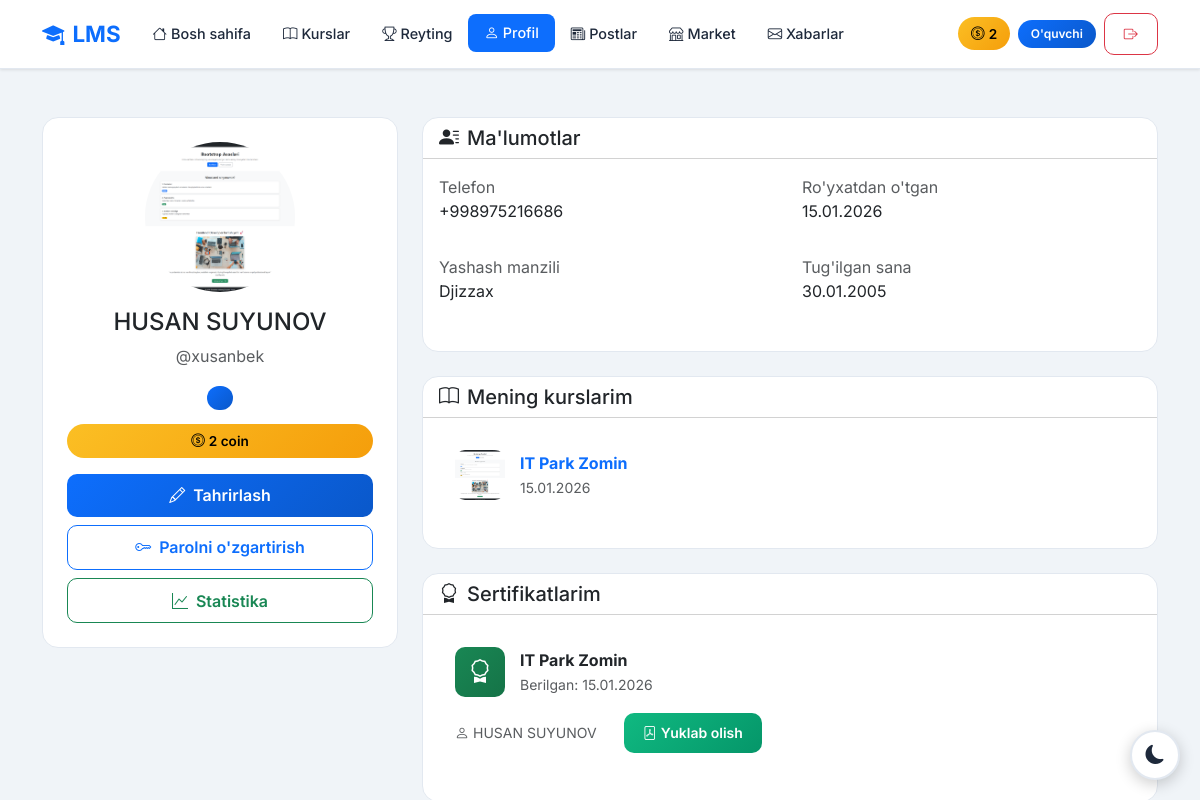
/profile/ (signed in), run on an earlier commit of the app's database.
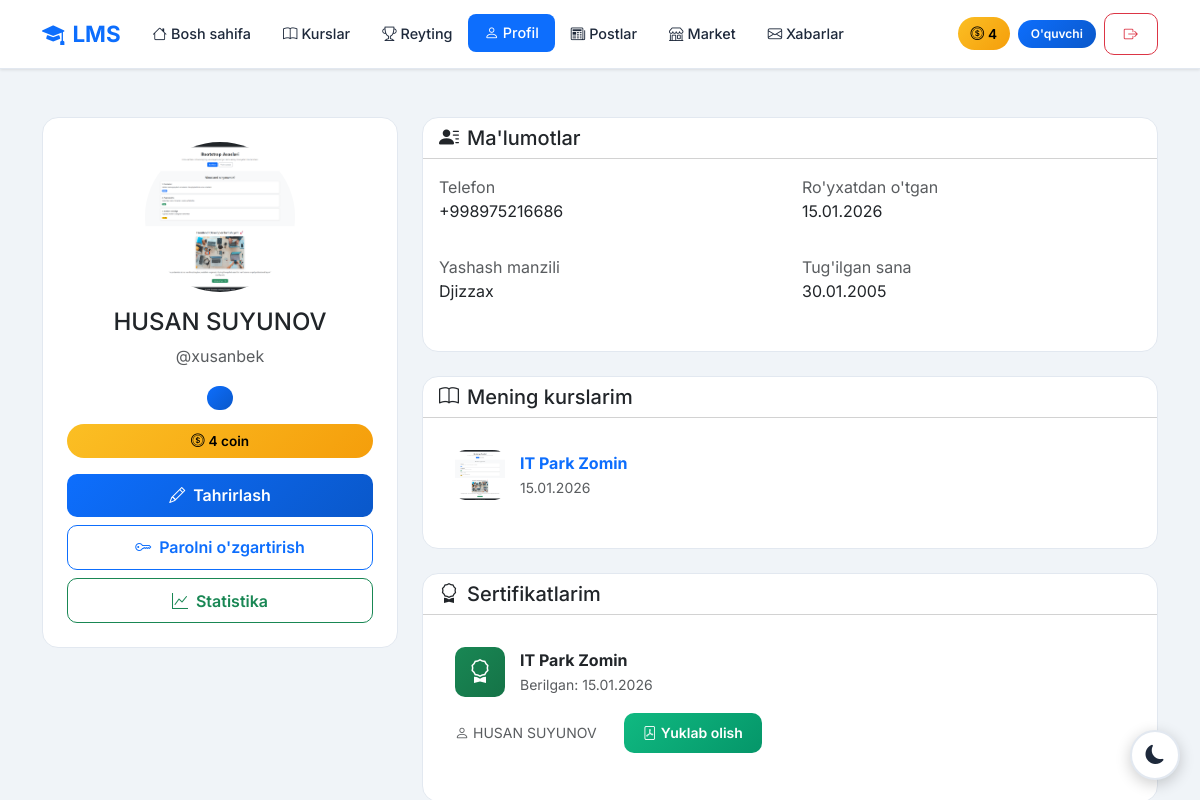
And on a later commit of the database.
### accounts/models.py (models this page shows, shortened)
class CustomUser(AbstractUser):
    ROLE_CHOICES = (
        ('admin', 'Admin'),
        ('teacher', 'O\'qituvchi'),
        ('student', 'O\'quvchi'),
    )
    first_name = models.CharField(max_length=100, verbose_name="Ism")
    last_name = models.CharField(max_length=100, verbose_name="Familiya")
    phone = models.CharField(max_length=20, unique=True, verbose_name="Telefon raqam")
    role = models.CharField(max_length=20, choices=ROLE_CHOICES, default='student', verbose_name="Rol")
    photo = models.ImageField(upload_to='profiles/', blank=True, null=True, verbose_name="Profil rasmi")
    profession = models.ForeignKey(Profession, on_delete=models.SET_NULL, null=True, blank=True, related_name='students', verbose_name="Yo'nalish")
    is_blocked = models.BooleanField(default=False, verbose_name="Bloklangan")
    last_activity = models.DateTimeField(null=True, blank=True, verbose_name="Oxirgi faollik")
    bio = models.TextField(blank=True, null=True, verbose_name="O'zi haqida")
    coins = models.IntegerField(default=0, verbose_name="Coinlar")
    total_online_time = models.IntegerField(default=0, verbose_name="Jami online vaqt (daqiqa)")
    address = models.CharField(max_length=300, blank=True, null=True, verbose_name="Yashash manzili")
    birth_date = models.DateField(null=True, blank=True, verbose_name="Tug'ilgan kuni")
    id_card = models.FileField(upload_to='documents/id_cards/', blank=True, null=True, verbose_name="ID karta/Pasport")
    birth_certificate = models.FileField(upload_to='documents/birth_certificates/', blank=True, null=True, verbose_name="Tug'ilganlik haqida guvohnoma")
    @property
    def is_admin(self):
        return self.role == 'admin'
    @property
    def is_teacher(self):
        return self.role == 'teacher'
    @property
    def full_name(self):
        return f"{self.first_name} {self.last_name}"
    class Meta:
        verbose_name = "Foydalanuvchi"
        verbose_name_plural = "Foydalanuvchilar"

### accounts/views.py (the view)
# urls.py: path('profile/', views.profile_view, name='profile'),
@login_required
def profile_view(request):
    certificates = Certificate.objects.filter(student=request.user)
    enrollments = request.user.enrollments.all()
    return render(request, 'accounts/profile.html', {
        'certificates': certificates,
        'enrollments': enrollments,
    })

### accounts/management/commands/check_birthdays.py (called while the page is built, shortened)
    def handle(self, *args, **kwargs):
        today = timezone.now().date()
        users = CustomUser.objects.filter(birth_date__day=today.day, birth_date__month=today.month)
        if not users.exists():
            self.stdout.write(self.style.SUCCESS('No birthdays today.'))
            return

### accounts/templates/accounts/profile.html (shortened to what the changed rows need)
{% extends 'accounts/base.html' %}
{% block content %}
<div class="container mt-5">
    <div class="row">
        <div class="col-md-4 mb-4">
            <div class="card text-center p-4">
                <div class="mb-3">
                    {% if user.photo %}
                    <img src="{{ user.photo.url }}" alt="{{ user.full_name }}"
                        style="width: 150px; height: 150px; border-radius: 50%; object-fit: cover; border: 4px solid var(--primary-blue);">
                    {% else %}
                    <div
                        style="width: 150px; height: 150px; border-radius: 50%; background: linear-gradient(135deg, var(--primary-blue), var(--dark-blue)); display: flex; align-items: center; justify-content: center; margin: 0 auto; font-size: 3rem; color: white; font-weight: 700;">
                        {{ user.get_initials }}
                    </div>
                    {% endif %}
                </div>
                <h4 style="color: var(--text-color);">{{ user.full_name }}</h4>
                <p class="text-muted">@{{ user.username }}</p>
                <div class="mb-3">
                    <span class="role-badge role-{{ user.role }}">
                    </span>
                </div>
                <div class="coin-badge mb-3">
                    <i class="bi bi-coin me-1"></i>{{ user.coins }} coin
                </div>
                <div class="d-grid gap-2">
                    <a href="{% url 'profile_edit' %}" class="btn btn-primary">
                    </a>
                    <a href="{% url 'change_password' %}" class="btn btn-outline-primary">
                    </a>
                    <a href="{% url 'my_statistics' %}" class="btn btn-outline-success">
                    </a>
                </div>
            </div>
        </div>
        <div class="col-md-8">
            <div class="card mb-4">
                <div class="card-body">
                    <div class="row mb-3">
                        <div class="col-md-6">
                            <label class="text-muted">Telefon</label>
                            <p style="color: var(--text-color);">{{ user.phone }}</p>
                        </div>
                        <div class="col-md-6">
                            <label class="text-muted">Ro'yxatdan o'tgan</label>
                            <p style="color: var(--text-color);">{{ user.date_joined|date:"d.m.Y" }}</p>
                        </div>
                    </div>
                    <div class="row mb-3">
                        <div class="col-md-6">
                            <label class="text-muted">Yashash manzili</label>
                            <p style="color: var(--text-color);">
                                {% if user.address %}{{ user.address }}{% else %}-{% endif %}
                            </p>
                        </div>
                        <div class="col-md-6">
                            <label class="text-muted">Tug'ilgan sana</label>
                            <p style="color: var(--text-color);">
                                {% if user.birth_date %}{{ user.birth_date|date:"d.m.Y" }}{% else %}-{% endif %}
                            </p>
                        </div>
                    </div>
                </div>
            </div>
        </div>
    </div>
</div>
{% endblock %}

### accounts/templates/accounts/base.html (shortened to what the changed rows need)
<!DOCTYPE html>
<html lang="uz" data-bs-theme="light">
<head>
    <link href="https://cdn.jsdelivr.net/npm/bootstrap@5.3.2/dist/css/bootstrap.min.css" rel="stylesheet">
    <link href="https://cdn.jsdelivr.net/npm/bootstrap-icons@1.11.1/font/bootstrap-icons.css" rel="stylesheet">
</head>
<body>
    {% if user.is_authenticated %}
    <nav class="navbar navbar-expand-lg sticky-top">
        <div class="container">
            <a class="navbar-brand" href="{% url 'home' %}">
                <i class="bi bi-mortarboard-fill me-2"></i>LMS
            </a>
            <div class="collapse navbar-collapse" id="navbarNav">
                <ul class="navbar-nav me-auto mb-2 mb-lg-0">
                    <li class="nav-item">
                        <a class="nav-link {% if request.resolver_match.url_name == 'home' %}active{% endif %}"
                            href="{% url 'home' %}">
                            <i class="bi bi-house me-1"></i>Bosh sahifa
                        </a>
                    </li>
                    <li class="nav-item">
                        <a class="nav-link {% if request.resolver_match.url_name and 'profession' in request.resolver_match.url_name %}active{% endif %}"
                            href="{% url 'professions' %}">
                            <i class="bi bi-book me-1"></i>Kurslar
                        </a>
                    </li>
                    <li class="nav-item">
                        <a class="nav-link {% if request.resolver_match.url_name == 'leaderboard' %}active{% endif %}"
                            href="{% url 'leaderboard' %}">
                            <i class="bi bi-trophy me-1"></i>Reyting
                        </a>
                    </li>
                    <li class="nav-item">
                        <a class="nav-link {% if request.resolver_match.url_name and 'profile' in request.resolver_match.url_name %}active{% endif %}"
                            href="{% url 'profile' %}">
                            <i class="bi bi-person me-1"></i>Profil
                        </a>
                    </li>
                    <li class="nav-item">
                        <a class="nav-link {% if request.resolver_match.app_names and 'blog' in request.resolver_match.app_names %}active{% endif %}"
                            href="{% url 'blog:post_list' %}">
                            <i class="bi bi-newspaper me-1"></i>Postlar
                        </a>
                    </li>
                    <li class="nav-item">
                        <a class="nav-link {% if 'market' in request.resolver_match.url_name %}active{% endif %}"
                            href="{% url 'market_list' %}">
                            <i class="bi bi-shop me-1"></i>Market
                        </a>
                    </li>
                    <li class="nav-item">
                        <a class="nav-link {% if request.resolver_match.url_name == 'messages' %}active{% endif %}"
                            href="{% url 'messages' %}">
                            <i class="bi bi-envelope me-1"></i>Xabarlar
                        </a>
                    </li>
                </ul>
                <div class="d-flex align-items-center gap-2">
                    <span class="coin-badge">
                        <i class="bi bi-coin me-1"></i>{{ user.coins }}
                    </span>
                    <span class="role-badge role-{{ user.role }}">
                        {% if user.role == 'admin' %}
                        Admin
                        {% elif user.role == 'teacher' %}
                        Ustoz
                        {% else %}
                        O'quvchi
                        {% endif %}
                    </span>
                    <a href="{% url 'logout' %}" class="btn btn-outline-danger btn-sm">
                        <i class="bi bi-box-arrow-right"></i>
                    </a>
                </div>
            </div>
        </div>
    </nav>
    {% endif %}
    <main class="fade-in">
        {% block content %}{% endblock %}
    </main>
</body>
</html>

What changed in the data, as far as the page shows it:
changed CustomUser "HUSAN SUYUNOV": coins "2" → "4"
